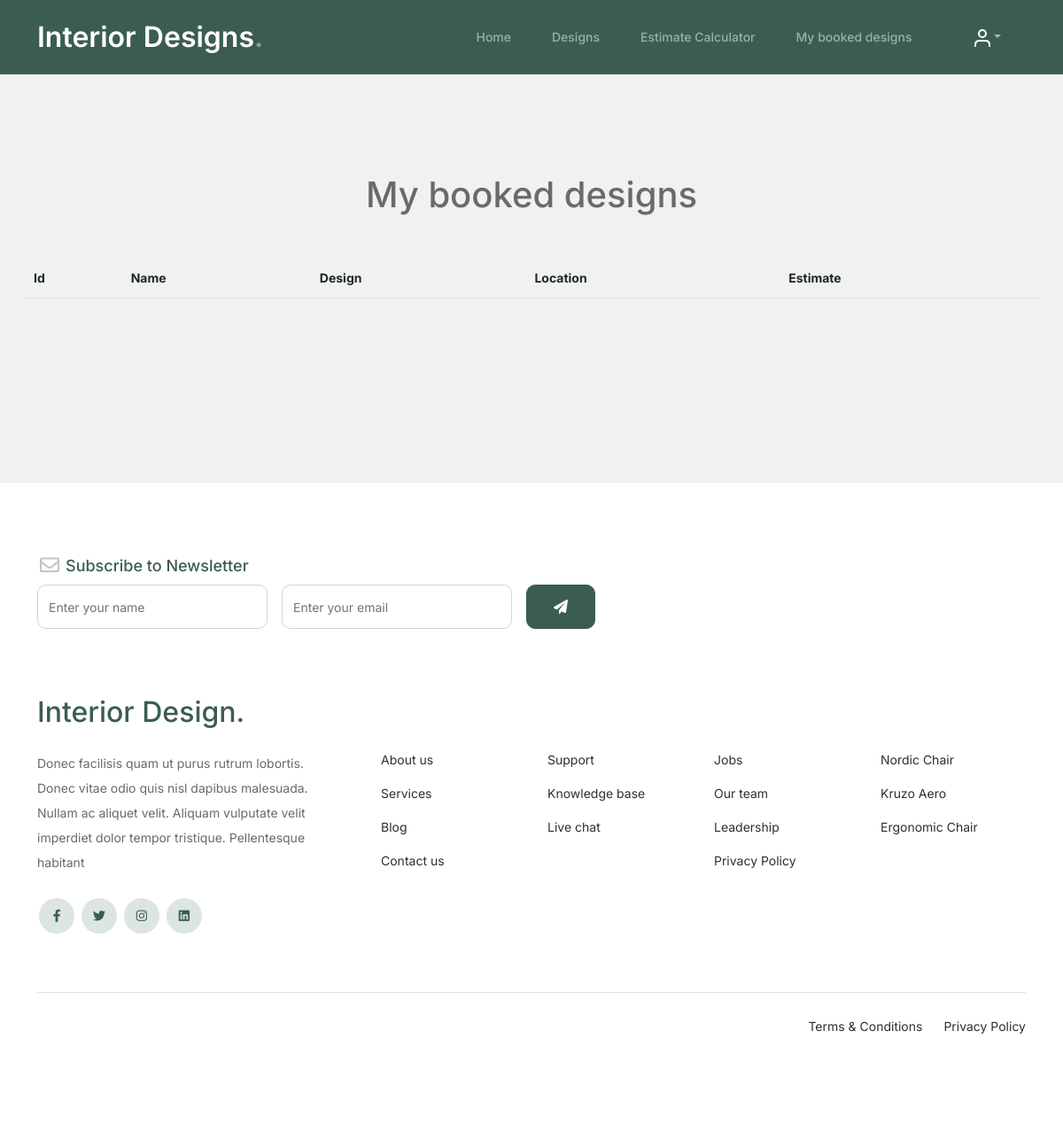
Page /DesignApp/booked_design_page/ (signed in) on the earlier database version.
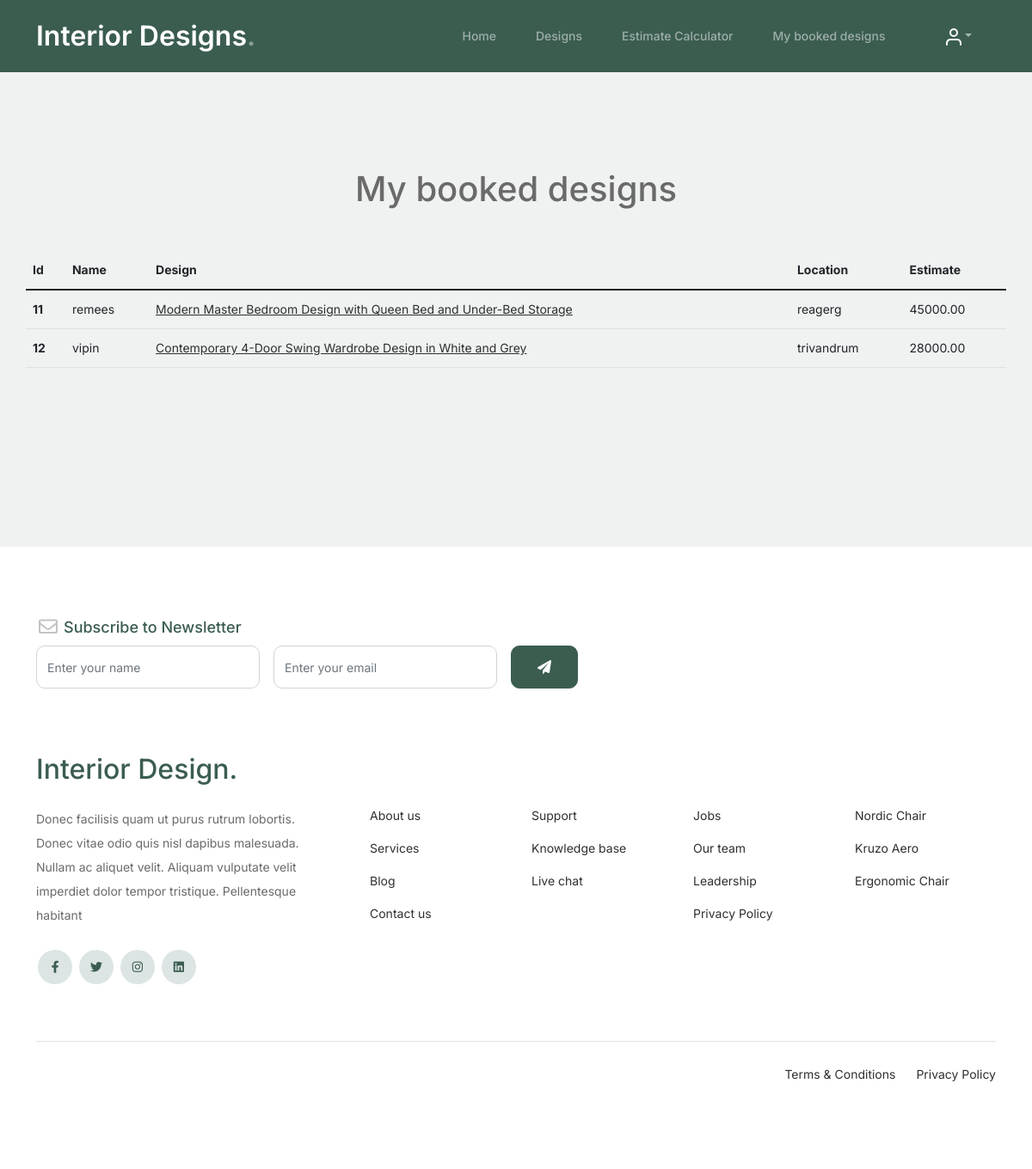
Same page on the later database version.
### DesignApp/models.py (models this page shows, shortened)
class ConsultDb(models.Model):
    STATUS_CHOICES = [
        ('consult', 'Consult'),
        ('booked', 'Booked'),
        ('completed', 'Completed'),
    ]
    name = models.CharField(max_length=100)
    email = models.EmailField()
    mobile = models.CharField(max_length=15)
    location = models.CharField(max_length=255)
    design_id = models.IntegerField()
    design_category = models.CharField(max_length=100)
    design_name = models.CharField(max_length=100)
    design_estimate = models.DecimalField(max_digits=10, decimal_places=2)
    design_dimension = models.CharField(max_length=100)
    created_at = models.DateTimeField(auto_now_add=True)
    username = models.CharField(max_length=100, null=True, blank=True)
    status = models.CharField(
        max_length=10,
        choices=STATUS_CHOICES,
        default='consult',  # Default to 'consult'
    )

### DesignApp/views.py (the view)
# urls.py: path('booked_design_page/', views.booked_design_page, name="booked_design_page"),
def booked_design_page(request):
    un = request.session['username']
    data = ConsultDb.objects.filter(username=un)
    return render(request, "my_design_bookings.html", {'data': data})

### DesignApp/templates/my_design_bookings.html (shortened to what the changed rows need)
<!doctype html>
{%load static %}
<html lang="en">
<head>
    <link href="{% static 'designstyles/css/bootstrap.min.css' %}" rel="stylesheet">
    <link href="https://cdnjs.cloudflare.com/ajax/libs/font-awesome/6.0.0-beta3/css/all.min.css" rel="stylesheet">
    <link href="{% static 'designstyles/css/tiny-slider.css' %}" rel="stylesheet">
    <link href="{% static 'designstyles/css/style.css' %}" rel="stylesheet">
</head>
<body>
<div class="untree_co-section product-section before-footer-section">
    <div class="container">
        <h1 class="text-center mb-5">My booked designs</h1>
        <div class="row">
            <table class="table">
  <thead>
    <tr>
      <th scope="col">Id</th>
      <th scope="col">Name</th>
      <th scope="col">Design</th>
      <th scope="col">Location</th>
      <th scope="col">Estimate</th>
    </tr>
  </thead>
  <tbody>
  {% for d in data %}
    <tr>
      <th scope="row"><a >{{d.id}}</a></th>
      <td>{{d.name}}</td>
      <td><a href="{% url 'daily_progress' c_id=d.id %}">{{d.design_name}}</a></td>
      <td>{{d.location}}</td>
      <td>{{d.design_estimate}}</td>
    </tr>
  {% endfor %}
  </tbody>
</table>
        </div>
    </div>
</div>
</body>
</html>

Differences in the rows shown:
added ConsultDb: id "11", name "remees", design_name "Modern Master Bedroom Design with Queen Bed and Under-Bed Storage", location "reagerg", design_estimate "45000.00"
added ConsultDb: id "12", name "vipin", design_name "Contemporary 4-Door Swing Wardrobe Design in White and Grey", location "trivandrum", design_estimate "28000.00"
